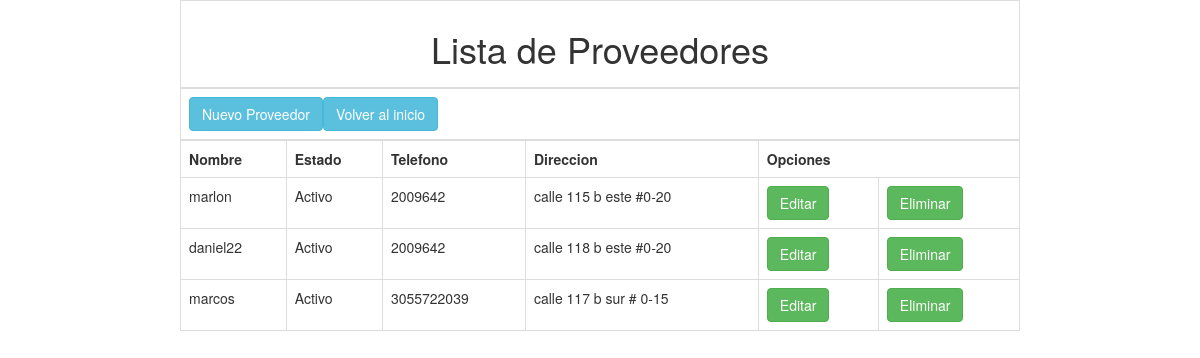
The page /Vista/Administrador/ver_provee.php (signed in) on the database its author committed.
### tables this page shows
CREATE TABLE IF NOT EXISTS `proveedor` (
  `IdPROVEEDOR` int(11) NOT NULL AUTO_INCREMENT,
  `Nom_provee` varchar(45) NOT NULL,
  `Estado_provee` tinyint(1) NOT NULL,
  `Telefono_provee` bigint(20) NOT NULL,
  `Direccion_provee` varchar(45) NOT NULL,
  PRIMARY KEY (`IdPROVEEDOR`)
);

### Vista/Administrador/ver_provee.php (the view, shortened to what this page needs)
<!DOCTYPE html>
<html>
<head>
	<link rel="stylesheet" href="css/bootstrap.min.css"/>
</head>
<body>
	<?php
		require("../../Modelo/conexion.php");
	?>
	<table class="table table-bordered" style="max-width: 70%; margin: auto;">
	  <thead>
	  	<tr>
	  		<th colspan="10"><h1 align="center">Lista de Proveedores</h1></th>
	  	<tr>
        <th colspan="12">
        	<a href="../../Controlador/Administrador/registrar_provee.php" style="color:white"><button class="btn btn-info">Nuevo Proveedor</button></a><a href="inicio_administrador.php" style="color:white"><button class="btn btn-info">Volver al inicio</button></a></th>
		</tr>
	  </thead>
	  <tbody>
	  	<tr>
	  	<th>Nombre</th>
	  	<th>Estado</th>
	  	<th>Telefono</th>
	  	<th>Direccion</th>
	  	<th colspan="2">Opciones</th>
	  </tr>
	  </tbody>
	  <?php
	  $sqll = "SELECT * FROM proveedor";
	  foreach (mysqli_query($con, $sqll) as $row) { ?>
	  	<tfoot>
	  	<tr>
	  	<td><?php echo $row['Nom_provee']; ?></td>
	  	<td>
	  		<?php if($row['Estado_provee'] == 1){
	  			echo "Activo";
	  		}else{
	  			echo "Inactivo";
	  		} ?>
	  	</td>
		<td><?php echo $row['Telefono_provee']; ?></td>
	  	<td> <?php echo $row['Direccion_provee']; ?></td>
	  	<td>
	  		<form action="../../Controlador/Administrador/editar_provee.php" method="get">
	  			<input type="submit" name="editar" class="btn btn-success" value="Editar">
	  		</form>
	  		</td>
	  		<td><form action="../../Controlador/Administrador/eliminar_provee.php" method="get">
	  			<input type="submit" name="eliminar" class="btn btn-success" value="Eliminar">
	  		</form>
	  	</td>
	  </tr>
	  </tfoot>
	  <?php } ?>
	</table>
</body>
</html>

### Vista/Administrador/ver_provee.php (style rules this page uses)
body { background-image: url(Img/Fondo.jpg); }

### rows shown on the page
proveedor: Nom_provee "marcos", Estado_provee "Activo", Telefono_provee "3055722039", Direccion_provee "calle 117 b sur # 0-15"
proveedor: Nom_provee "marlon", Estado_provee "Activo", Telefono_provee "2009642", Direccion_provee "calle 115 b este #0-20"
proveedor: Nom_provee "daniel22", Estado_provee "Activo", Telefono_provee "2009642", Direccion_provee "calle 118 b este #0-20"
